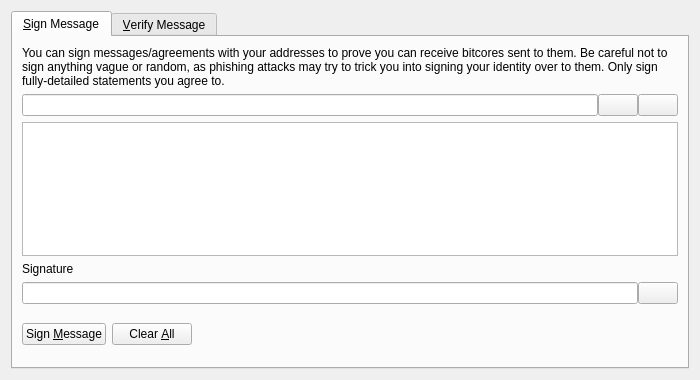
<?xml version="1.0" encoding="UTF-8"?>
<ui version="4.0">
 <class>SignVerifyMessageDialog</class>
 <widget class="QDialog" name="SignVerifyMessageDialog">
  <property name="geometry">
   <rect>
    <x>0</x>
    <y>0</y>
    <width>700</width>
    <height>380</height>
   </rect>
  </property>
  <property name="windowTitle">
   <string>Signatures - Sign / Verify a Message</string>
  </property>
  <property name="modal">
   <bool>true</bool>
  </property>
  <layout class="QVBoxLayout" name="verticalLayout">
   <item>
    <widget class="QTabWidget" name="tabWidget">
     <property name="currentIndex">
      <number>0</number>
     </property>
     <widget class="QWidget" name="tabSignMessage">
      <attribute name="title">
       <string>&amp;Sign Message</string>
      </attribute>
      <layout class="QVBoxLayout" name="verticalLayout_SM">
       <item>
        <widget class="QLabel" name="infoLabel_SM">
         <property name="text">
          <string>You can sign messages/agreements with your addresses to prove you can receive bitcores sent to them. Be careful not to sign anything vague or random, as phishing attacks may try to trick you into signing your identity over to them. Only sign fully-detailed statements you agree to.</string>
         </property>
         <property name="textFormat">
          <enum>Qt::PlainText</enum>
         </property>
         <property name="wordWrap">
          <bool>true</bool>
         </property>
        </widget>
       </item>
       <item>
        <layout class="QHBoxLayout" name="horizontalLayout_1_SM">
         <property name="spacing">
          <number>0</number>
         </property>
         <item>
          <widget class="QValidatedLineEdit" name="addressIn_SM">
           <property name="toolTip">
            <string>The BitCore address to sign the message with</string>
           </property>
          </widget>
         </item>
         <item>
          <widget class="QPushButton" name="addressBookButton_SM">
           <property name="toolTip">
            <string>Choose previously used address</string>
           </property>
           <property name="text">
            <string/>
           </property>
           <property name="icon">
            <iconset resource="../bitcore.qrc">
             <normaloff>:/icons/address-book</normaloff>:/icons/address-book</iconset>
           </property>
           <property name="shortcut">
            <string>Alt+A</string>
           </property>
           <property name="autoDefault">
            <bool>false</bool>
           </property>
          </widget>
         </item>
         <item>
          <widget class="QPushButton" name="pasteButton_SM">
           <property name="toolTip">
            <string>Paste address from clipboard</string>
           </property>
           <property name="text">
            <string/>
           </property>
           <property name="icon">
            <iconset resource="../bitcore.qrc">
             <normaloff>:/icons/editpaste</normaloff>:/icons/editpaste</iconset>
           </property>
           <property name="shortcut">
            <string>Alt+P</string>
           </property>
           <property name="autoDefault">
            <bool>false</bool>
           </property>
          </widget>
         </item>
        </layout>
       </item>
       <item>
        <widget class="QPlainTextEdit" name="messageIn_SM">
         <property name="toolTip">
          <string>Enter the message you want to sign here</string>
         </property>
        </widget>
       </item>
       <item>
        <widget class="QLabel" name="signatureLabel_SM">
         <property name="text">
          <string>Signature</string>
         </property>
         <property name="textFormat">
          <enum>Qt::PlainText</enum>
         </property>
        </widget>
       </item>
       <item>
        <layout class="QHBoxLayout" name="horizontalLayout_2_SM">
         <property name="spacing">
          <number>0</number>
         </property>
         <item>
          <widget class="QLineEdit" name="signatureOut_SM">
           <property name="font">
            <font>
             <italic>true</italic>
            </font>
           </property>
           <property name="readOnly">
            <bool>true</bool>
           </property>
          </widget>
         </item>
         <item>
          <widget class="QPushButton" name="copySignatureButton_SM">
           <property name="toolTip">
            <string>Copy the current signature to the system clipboard</string>
           </property>
           <property name="text">
            <string/>
           </property>
           <property name="icon">
            <iconset resource="../bitcore.qrc">
             <normaloff>:/icons/editcopy</normaloff>:/icons/editcopy</iconset>
           </property>
           <property name="autoDefault">
            <bool>false</bool>
           </property>
          </widget>
         </item>
        </layout>
       </item>
       <item>
        <layout class="QHBoxLayout" name="horizontalLayout_3_SM">
         <item>
          <widget class="QPushButton" name="signMessageButton_SM">
           <property name="toolTip">
            <string>Sign the message to prove you own this BitCore address</string>
           </property>
           <property name="text">
            <string>Sign &amp;Message</string>
           </property>
           <property name="icon">
            <iconset resource="../bitcore.qrc">
             <normaloff>:/icons/edit</normaloff>:/icons/edit</iconset>
           </property>
           <property name="autoDefault">
            <bool>false</bool>
           </property>
          </widget>
         </item>
         <item>
          <widget class="QPushButton" name="clearButton_SM">
           <property name="toolTip">
            <string>Reset all sign message fields</string>
           </property>
           <property name="text">
            <string>Clear &amp;All</string>
           </property>
           <property name="icon">
            <iconset resource="../bitcore.qrc">
             <normaloff>:/icons/remove</normaloff>:/icons/remove</iconset>
           </property>
           <property name="autoDefault">
            <bool>false</bool>
           </property>
          </widget>
         </item>
         <item>
          <spacer name="horizontalSpacer_1_SM">
           <property name="orientation">
            <enum>Qt::Horizontal</enum>
           </property>
           <property name="sizeHint" stdset="0">
            <size>
             <width>40</width>
             <height>48</height>
            </size>
           </property>
          </spacer>
         </item>
         <item>
          <widget class="QLabel" name="statusLabel_SM">
           <property name="font">
            <font>
             <weight>75</weight>
             <bold>true</bold>
            </font>
           </property>
           <property name="text">
            <string/>
           </property>
           <property name="wordWrap">
            <bool>true</bool>
           </property>
          </widget>
         </item>
         <item>
          <spacer name="horizontalSpacer_2_SM">
           <property name="orientation">
            <enum>Qt::Horizontal</enum>
           </property>
           <property name="sizeHint" stdset="0">
            <size>
             <width>40</width>
             <height>48</height>
            </size>
           </property>
          </spacer>
         </item>
        </layout>
       </item>
      </layout>
     </widget>
     <widget class="QWidget" name="tabVerifyMessage">
      <attribute name="title">
       <string>&amp;Verify Message</string>
      </attribute>
      <layout class="QVBoxLayout" name="verticalLayout_VM">
       <item>
        <widget class="QLabel" name="infoLabel_VM">
         <property name="text">
          <string>Enter the receiver's address, message (ensure you copy line breaks, spaces, tabs, etc. exactly) and signature below to verify the message. Be careful not to read more into the signature than what is in the signed message itself, to avoid being tricked by a man-in-the-middle attack. Note that this only proves the signing party receives with the address, it cannot prove sendership of any transaction!</string>
         </property>
         <property name="textFormat">
          <enum>Qt::PlainText</enum>
         </property>
         <property name="alignment">
          <set>Qt::AlignLeading|Qt::AlignLeft|Qt::AlignTop</set>
         </property>
         <property name="wordWrap">
          <bool>true</bool>
         </property>
        </widget>
       </item>
       <item>
        <layout class="QHBoxLayout" name="horizontalLayout_1_VM">
         <property name="spacing">
          <number>0</number>
         </property>
         <item>
          <widget class="QValidatedLineEdit" name="addressIn_VM">
           <property name="toolTip">
            <string>The BitCore address the message was signed with</string>
           </property>
          </widget>
         </item>
         <item>
          <widget class="QPushButton" name="addressBookButton_VM">
           <property name="toolTip">
            <string>Choose previously used address</string>
           </property>
           <property name="text">
            <string/>
           </property>
           <property name="icon">
            <iconset resource="../bitcore.qrc">
             <normaloff>:/icons/address-book</normaloff>:/icons/address-book</iconset>
           </property>
           <property name="shortcut">
            <string>Alt+A</string>
           </property>
           <property name="autoDefault">
            <bool>false</bool>
           </property>
          </widget>
         </item>
        </layout>
       </item>
       <item>
        <widget class="QPlainTextEdit" name="messageIn_VM"/>
       </item>
       <item>
        <widget class="QValidatedLineEdit" name="signatureIn_VM"/>
       </item>
       <item>
        <layout class="QHBoxLayout" name="horizontalLayout_2_VM">
         <item>
          <widget class="QPushButton" name="verifyMessageButton_VM">
           <property name="toolTip">
            <string>Verify the message to ensure it was signed with the specified BitCore address</string>
           </property>
           <property name="text">
            <string>Verify &amp;Message</string>
           </property>
           <property name="icon">
            <iconset resource="../bitcore.qrc">
             <normaloff>:/icons/transaction_0</normaloff>:/icons/transaction_0</iconset>
           </property>
           <property name="autoDefault">
            <bool>false</bool>
           </property>
          </widget>
         </item>
         <item>
          <widget class="QPushButton" name="clearButton_VM">
           <property name="toolTip">
            <string>Reset all verify message fields</string>
           </property>
           <property name="text">
            <string>Clear &amp;All</string>
           </property>
           <property name="icon">
            <iconset resource="../bitcore.qrc">
             <normaloff>:/icons/remove</normaloff>:/icons/remove</iconset>
           </property>
           <property name="autoDefault">
            <bool>false</bool>
           </property>
          </widget>
         </item>
         <item>
          <spacer name="horizontalSpacer_1_VM">
           <property name="orientation">
            <enum>Qt::Horizontal</enum>
           </property>
           <property name="sizeHint" stdset="0">
            <size>
             <width>40</width>
             <height>48</height>
            </size>
           </property>
          </spacer>
         </item>
         <item>
          <widget class="QLabel" name="statusLabel_VM">
           <property name="font">
            <font>
             <weight>75</weight>
             <bold>true</bold>
            </font>
           </property>
           <property name="text">
            <string/>
           </property>
           <property name="wordWrap">
            <bool>true</bool>
           </property>
          </widget>
         </item>
         <item>
          <spacer name="horizontalSpacer_2_VM">
           <property name="orientation">
            <enum>Qt::Horizontal</enum>
           </property>
           <property name="sizeHint" stdset="0">
            <size>
             <width>40</width>
             <height>48</height>
            </size>
           </property>
          </spacer>
         </item>
        </layout>
       </item>
      </layout>
     </widget>
    </widget>
   </item>
  </layout>
 </widget>
 <customwidgets>
  <customwidget>
   <class>QValidatedLineEdit</class>
   <extends>QLineEdit</extends>
   <header>qvalidatedlineedit.h</header>
  </customwidget>
 </customwidgets>
 <resources>
  <include location="../bitcore.qrc"/>
 </resources>
 <connections/>
</ui>
